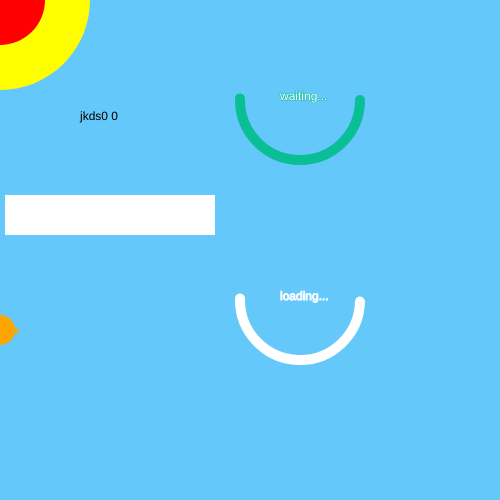
Frame 1 (no input)
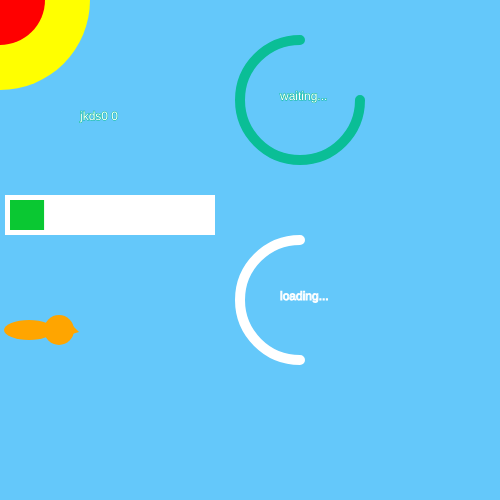
Frame 60 (no input)
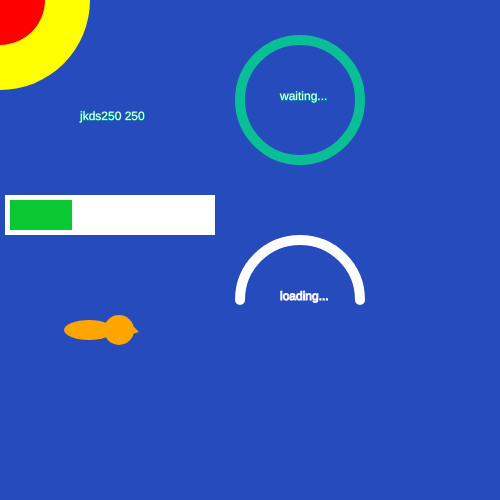
Frame 120 (the mouse pressed at the canvas centre since frame 60)

The p5.js sketch that drew these frames (run headless with seeded random() and noise() and a simulated clock; from frame 60 on, the mouse is pressed at the canvas centre):

// p5.js sketch
// ── sketch.js
let progressX = 0;
let start = 0;
let stop = 0;
let circX = 300
let circY = 300
let width = 80;
let height = 80;

let start1 = 0;
let stop1 = 0;

let star1Y = 300
let star1X = 10;

let bird;
let bird1;

let snowflakes= [];


class Bird{
  constructor(headX,headY,color1){
    this.headX = headX
    this.headY = headY;
    this.color1 = color1;
    
    
    
  }
  
  display(){
    
    fill(this.color1)
    
    //head
    ellipse(this.headX,this.headY,30);
    
    //body
     ellipse(this.headX-30,this.headY,50,20);
    
     //mouth
  triangle(this.headX + 10,this.headY - 8,this.headX + 10,this.headY +5, this.headX + 20,this.headY+2)
  }
  
  move(){
    if(this.headX <= 500){
         this.headX += 1
    }else{
      this.headX = 0;
      this.headY = random(50,450)
    }
 
    
  }
  
 
}

class Snowflake{
  
  constructor(){
    this.x = random(15,480)
    this.y = 10;
    
  }
  
  display(){
    fill(255,255,255,50)
    ellipse(this.x, this.y,10)
    
  }
  
 
  
  move(){
    let speed = map(this.y,0,500,0.5,3)
    if(this.y <= 500){
      this.y += speed;
    }else{
      this.y = 0;
      this.x = random(40,450)
    }
  }
  
}




function setup() {
  createCanvas(500, 500);
  background(0)
  stop = PI;
  stop1 = PI;
  

  bird = new Bird(250,330,"black")
  bird1 = new Bird(0,330,"orange")
  
  

}

function draw() {
  let r = map(mouseX,0,200,100,50);
  let g = map(mouseX,0,200,200,100);
  let b = map(mouseX,0,200,250,200);
  background(color(r,g,b))
  
  //text
  text("jkds" + mouseX + " " + mouseY,80,120)
  noStroke();
  
  
 
  
  
  if(mouseX <=250){
     noStroke()
    fill("yellow")
    ellipse(0,0,180,180)
    fill('red')
    ellipse(0,0,90,90)
    bird1.display()
   bird1.move()
    
    
  }
 
  
  if(mouseX > 250){
    noStroke()
    
    fill(246, 241, 213)
    ellipse(0,0,100)
    
     for (let i = 0; i < random(1); i++) {
    snowflakes.push(new Snowflake()); // append snowflake object
  }
    
    for(let flake of snowflakes){
      flake.display()
      flake.move();
    }
  
    bird.display()
    bird.move();
    
  }
  
  
  //progress bar 
  strokeWeight(10)
  stroke("white")
  fill("white")
  rect(10,200,200,30)
  
  noStroke()
  fill(10,200,50)
  rect(10,200,progressX,30)
  
  let k = map(progressX,0,150,0.5,0.05)
  let r1 = map(progressX,150,200,0.05,0.02)
  
  if(progressX < 150){
    progressX+= k
  }
  
   if(progressX < 185){
    progressX+= r1
  }
  
  //circle1
  stop+=PI/120;
  start += PI/120;
  
  stroke("white")
  noFill()
  arc(circX, circY, width*1.5, height*1.5, start, stop, OPEN);
  strokeWeight(1)
  text("loading...",280,300)
  
  //circle2
  strokeWeight(10)
  stroke(10,190,150)
  stop1 += PI/120
  //start1 =stop1-PI;
  arc(circX, circY-200, width*1.5, height*1.5, start1, stop1, OPEN);
  
  strokeWeight(1)
  fill("white")
  text("waiting...",280,100)
  
  
}
